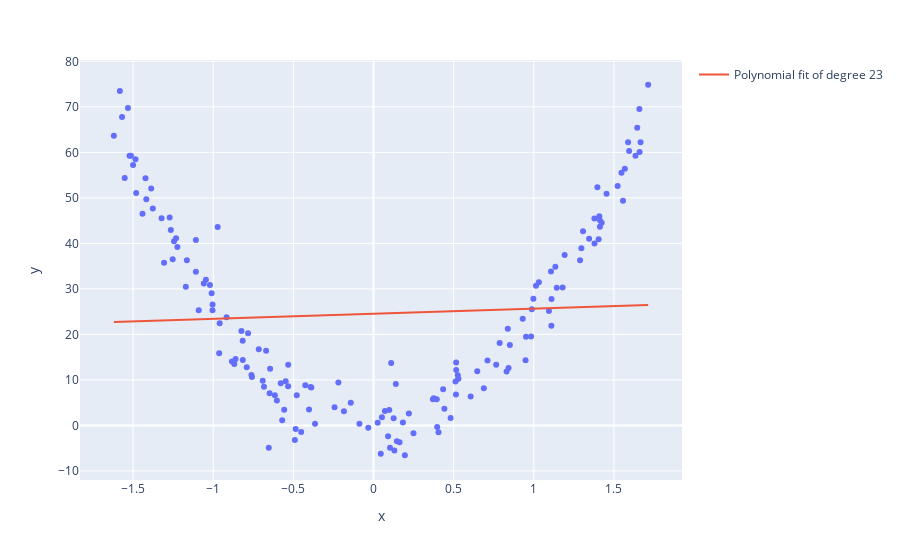

Write notebook code for a chart like this one.
### Code cell
fig = px.scatter(x = X_train_sort.flatten(), y = y_train[sort_idx])
fig.add_trace(go.Scatter(x = X_train_sort.flatten(), y = y_pred_train_sort, mode="lines", name="Polynomial fit of degree 23"))
fig.show()

### Figure 1 — Plotly figure (JSON) as saved in the notebook; plotly's stock layout.template omitted (floating-point values rounded to 4 significant figures; data arrays with more than 128 entries replaced by an {"elided": "..."} marker saying what was removed)
{"data": [{"hovertemplate": "x=%{x}<br>y=%{y}<extra></extra>", "legendgroup": "", "marker": {"color": "#636efa", "symbol": "circle"}, "mode": "markers", "name": "", "orientation": "v", "showlegend": false, "type": "scatter", "x": {"elided": "160 float values"}, "xaxis": "x", "y": {"elided": "160 float values"}, "yaxis": "y"}, {"mode": "lines", "name": "Polynomial fit of degree 23", "type": "scatter", "x": {"elided": "160 float values"}, "y": {"elided": "160 float values"}}], "layout": {"legend": {"tracegroupgap": 0}, "margin": {"t": 60}, "xaxis": {"anchor": "y", "domain": [0, 1], "title": {"text": "x"}}, "yaxis": {"anchor": "x", "domain": [0, 1], "title": {"text": "y"}}}}
